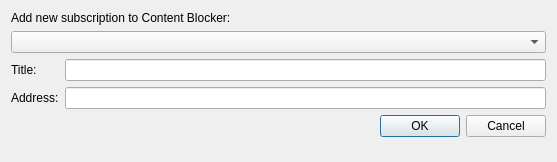
<?xml version="1.0" encoding="UTF-8"?>
<ui version="4.0">
 <class>AdBlockAddSubscriptionDialog</class>
 <widget class="QDialog" name="AdBlockAddSubscriptionDialog">
  <property name="geometry">
   <rect>
    <x>0</x>
    <y>0</y>
    <width>557</width>
    <height>162</height>
   </rect>
  </property>
  <property name="windowTitle">
   <string>Add Subscription</string>
  </property>
  <layout class="QFormLayout" name="formLayout">
   <item row="1" column="0" colspan="2">
    <widget class="QComboBox" name="comboBox"/>
   </item>
   <item row="2" column="0">
    <widget class="QLabel" name="label">
     <property name="text">
      <string>Title:</string>
     </property>
    </widget>
   </item>
   <item row="2" column="1">
    <widget class="QLineEdit" name="title"/>
   </item>
   <item row="3" column="0">
    <widget class="QLabel" name="label_2">
     <property name="text">
      <string>Address:</string>
     </property>
    </widget>
   </item>
   <item row="3" column="1">
    <widget class="QLineEdit" name="url"/>
   </item>
   <item row="4" column="1">
    <widget class="QDialogButtonBox" name="buttonBox">
     <property name="orientation">
      <enum>Qt::Horizontal</enum>
     </property>
     <property name="standardButtons">
      <set>QDialogButtonBox::Cancel|QDialogButtonBox::Ok</set>
     </property>
    </widget>
   </item>
   <item row="0" column="0" colspan="2">
    <widget class="QLabel" name="label_3">
     <property name="text">
      <string>Add new subscription to Content Blocker:</string>
     </property>
    </widget>
   </item>
  </layout>
 </widget>
 <resources/>
 <connections>
  <connection>
   <sender>buttonBox</sender>
   <signal>accepted()</signal>
   <receiver>AdBlockAddSubscriptionDialog</receiver>
   <slot>accept()</slot>
   <hints>
    <hint type="sourcelabel">
     <x>248</x>
     <y>254</y>
    </hint>
    <hint type="destinationlabel">
     <x>157</x>
     <y>274</y>
    </hint>
   </hints>
  </connection>
  <connection>
   <sender>buttonBox</sender>
   <signal>rejected()</signal>
   <receiver>AdBlockAddSubscriptionDialog</receiver>
   <slot>reject()</slot>
   <hints>
    <hint type="sourcelabel">
     <x>316</x>
     <y>260</y>
    </hint>
    <hint type="destinationlabel">
     <x>286</x>
     <y>274</y>
    </hint>
   </hints>
  </connection>
 </connections>
</ui>
